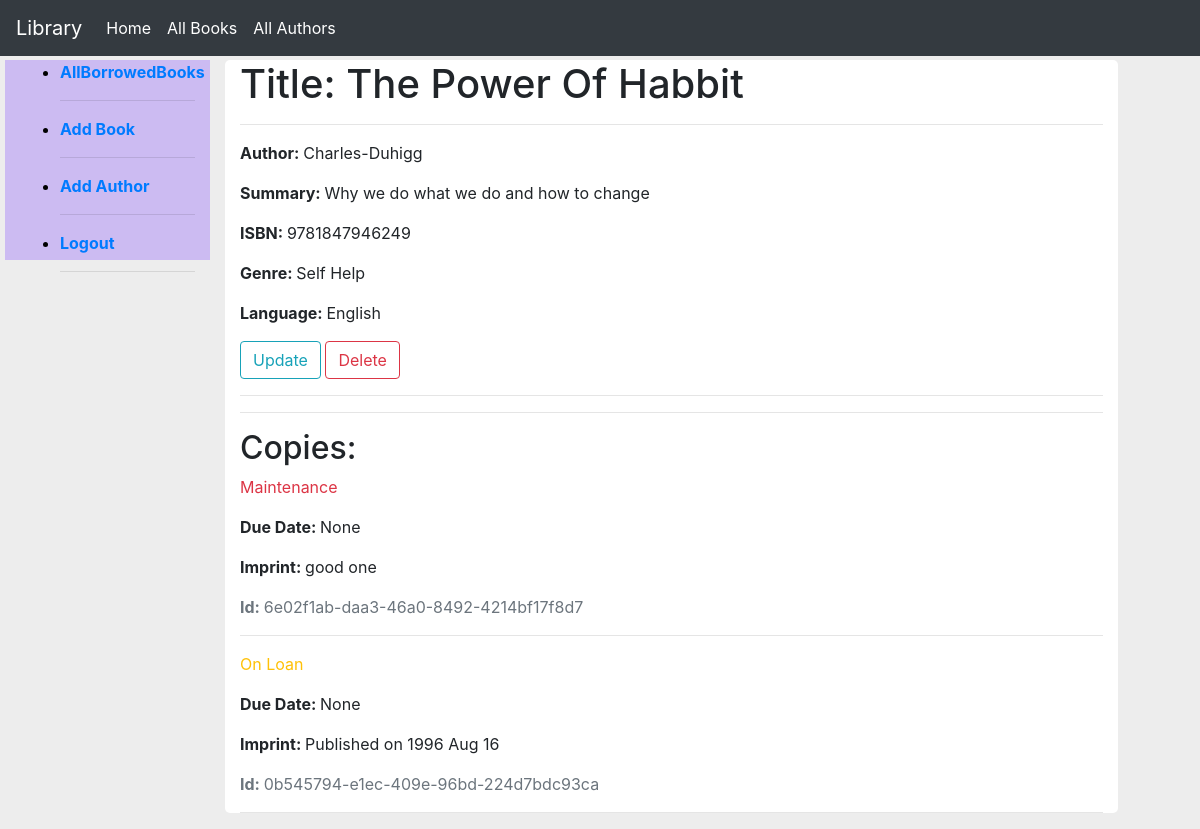
Page /catalog/books/1/ (signed in) on the earlier database version.
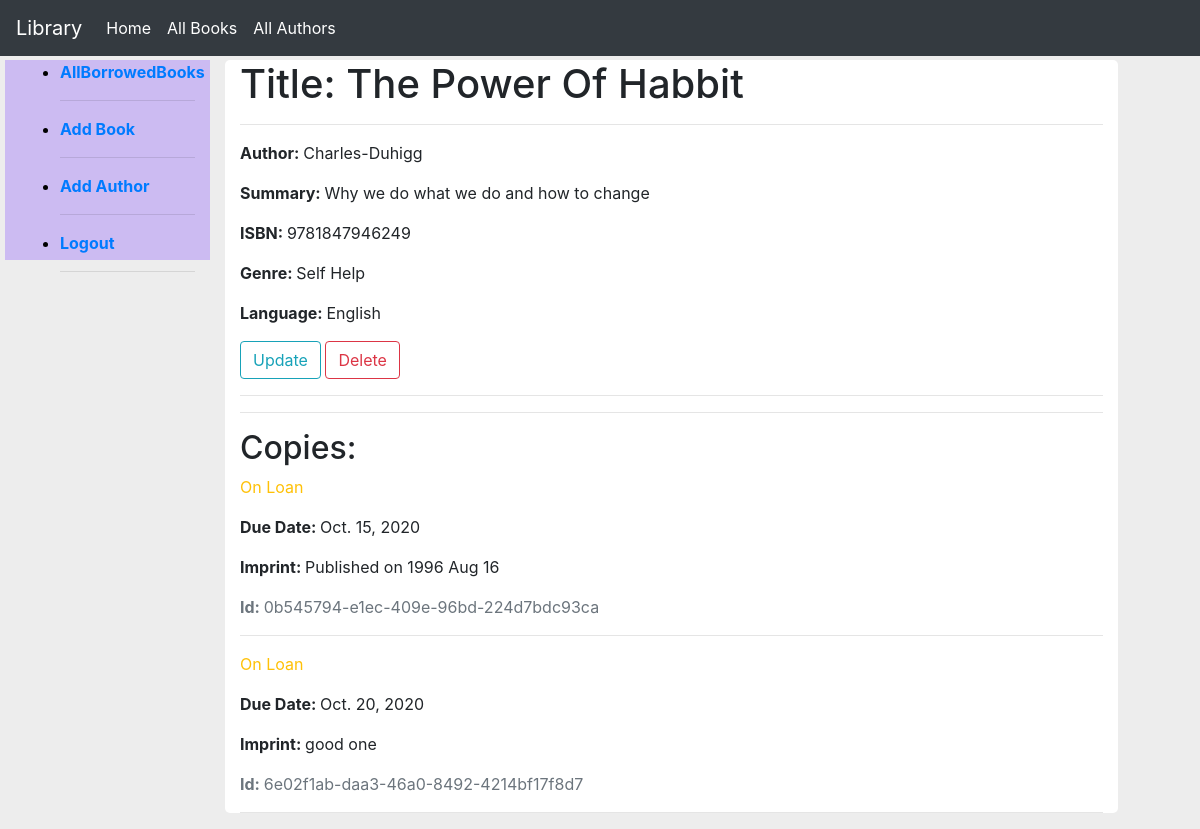
Same page on the later database version.
### catalog/models.py (models this page shows, shortened)
class BookInstance(models.Model):
    id = models.UUIDField(primary_key=True, default=uuid.uuid4, help_text="Unique ID of the book")
    book = models.ForeignKey('Book',on_delete=models.CASCADE, null=True)
    imprint = models.CharField(max_length=200)
    due_back = models.DateField(null=True, blank=True)
    LOAN_STATUS = (('m','Maintenance'),('o','On Loan'),('a','Available'),('r', 'Received'))
    status = models.CharField(max_length=1, choices=LOAN_STATUS, blank=True,default='m', help_text="Book Availability")
    borrower = models.ForeignKey(User,on_delete=models.SET_NULL, null=True,blank=True)
    class Meta:
        ordering = ['due_back']
        permissions = (('Can_mark_retuned','Set book as returned'),)

### catalog/views.py (the view)
# urls.py: path('books/<int:pk>/', views.BookDetailView.as_view(), name="bookdetail"),
class BookDetailView(LoginRequiredMixin,DetailView):
    model = Book
    def get(sef,request,pk):
        book = Book.objects.get(id=pk)
        bookins = BookInstance.objects.filter(book=pk)
        ctx = {'book':book,'instances':bookins}
        return render(request,'catalog/detail.html',ctx)

### catalog/models.py (called while the page is built)
    def display_genre(self):
        return ", ".join(genre.name for genre in self.genre.all()[:3])

    def __str__(self):
        return f"{self.first_name}-{self.last_name}"

    def __str__(self):
        return self.name

### catalog/templates/catalog/detail.html (shortened to what this page needs)
{% extends "catalog/base.html" %}
{% block content %}
   <h1>Title: {{ book.title }}</h1>
   <hr>
   <p><strong>Author: </strong>{{ book.author }}</p>
   <p><strong>Summary: </strong>{{ book.summary }}</p>
   <p><strong>ISBN: </strong>{{ book.isbn }}</p>
   <p><strong>Genre: </strong>{{ book.display_genre }}</p>
   <p><strong>Language: </strong>{{ book.language }}</p>
   {% if user.is_staff %}
      <a href="{% url 'catalog:bookupdate' book.id %}" class="btn btn-outline-info">Update</a>
      <a href="{% url 'catalog:bookdelete' book.id %}" class="btn btn-outline-danger">Delete</a>
   {% endif %}
   <hr>
   <hr>
   <div class="">
     <h2>Copies: </h2>
     {% for copy in instances %}
       <p class="{% if copy.status == 'a' %}text-success{% elif copy.status == 'm'%}text-danger
       {% else %}text-warning{% endif %}">
         {{ copy.get_status_display }}
       </p>
       {% if copy.status != 'a '%}
           <p><strong>Due Date: </strong> {{ copy.due_back }}</p>
       {% endif %}
       <p><strong>Imprint: </strong>{{ copy.imprint }}</p>
       <p class="text-muted"><strong>Id: </strong>{{ copy.id }}</p>
       <hr>
     {% endfor %}
   </div>
{% endblock %}

Differences in the rows shown:
changed BookInstance "0b545794-e1ec-409e-96bd-224d7bdc93ca": due_back "None" → "Oct. 15, 2020"; moves up the list
changed BookInstance "good one": status "Maintenance" → "On Loan"; due_back "None" → "Oct. 20, 2020"
